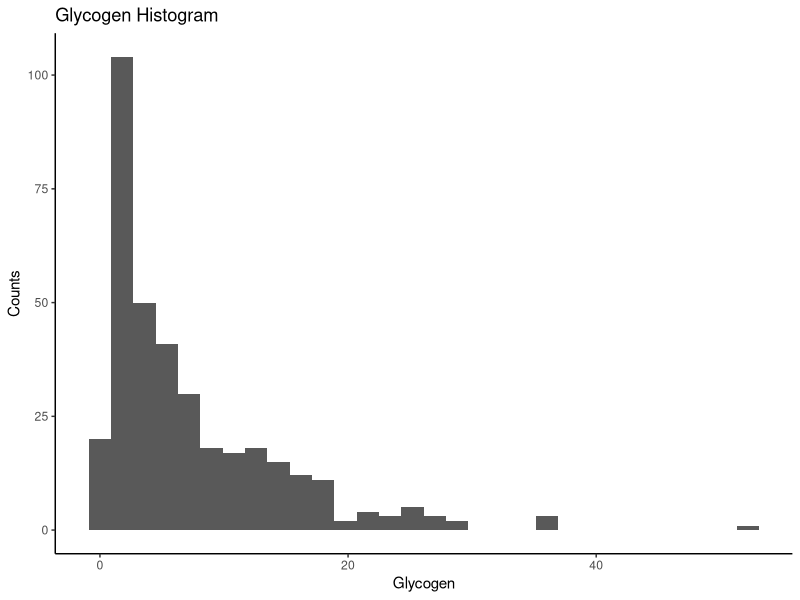
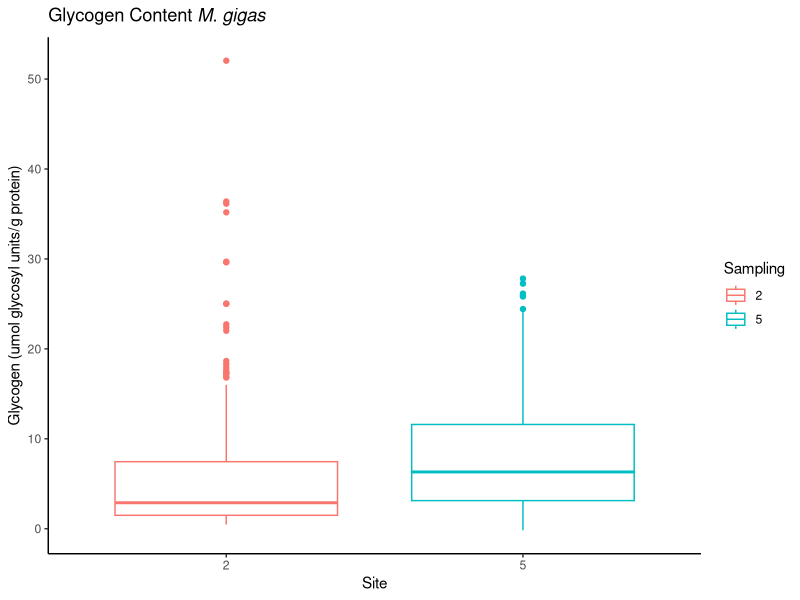
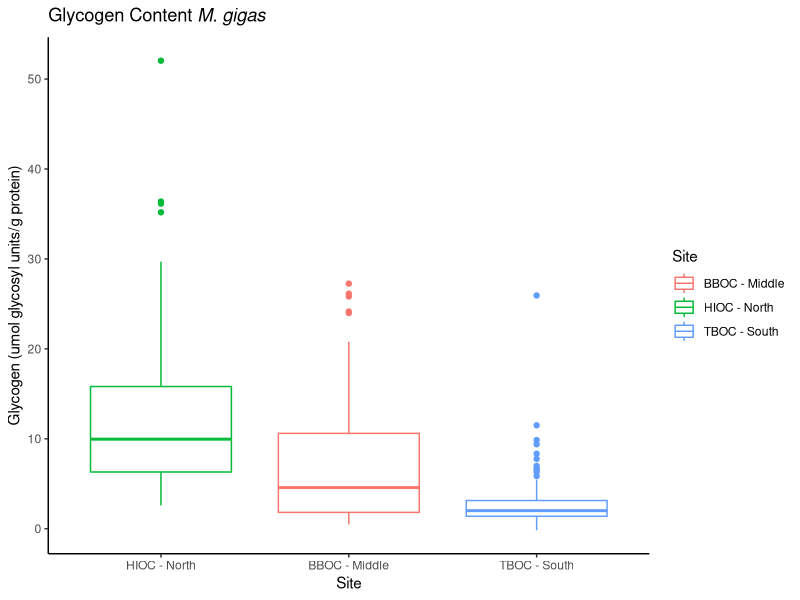
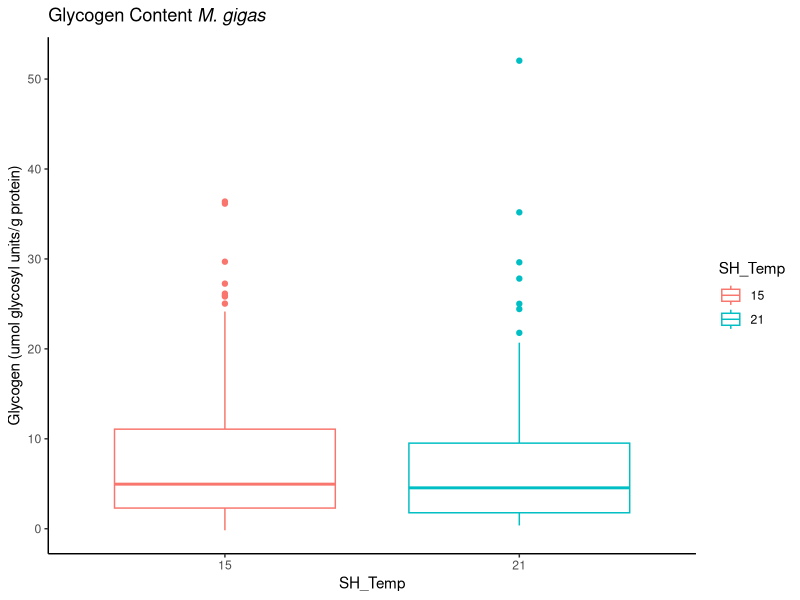
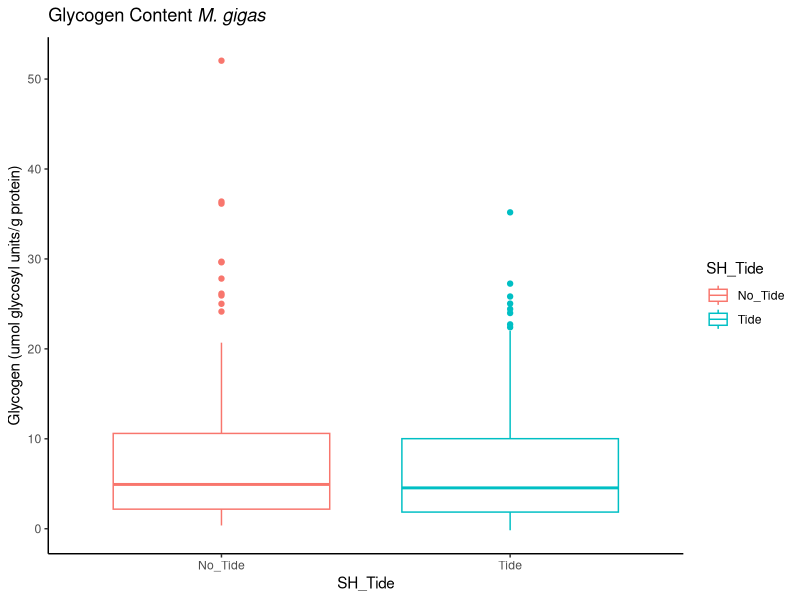
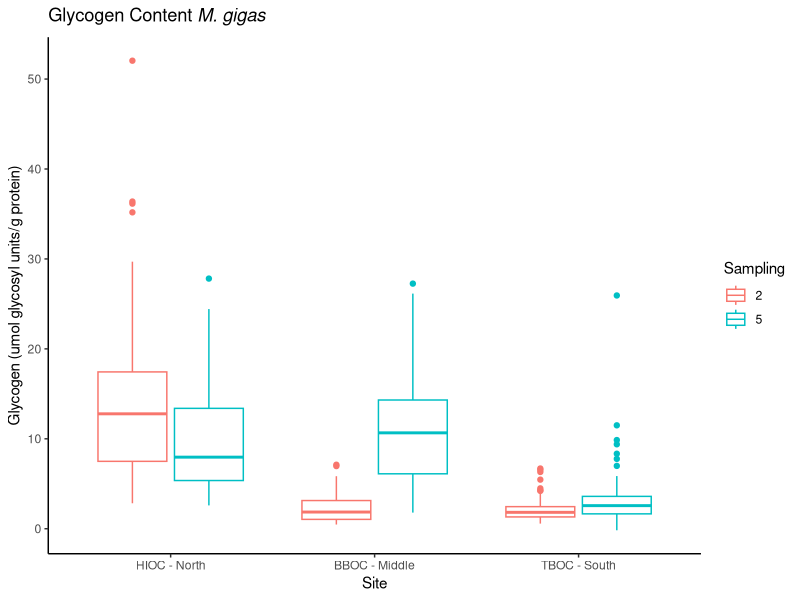
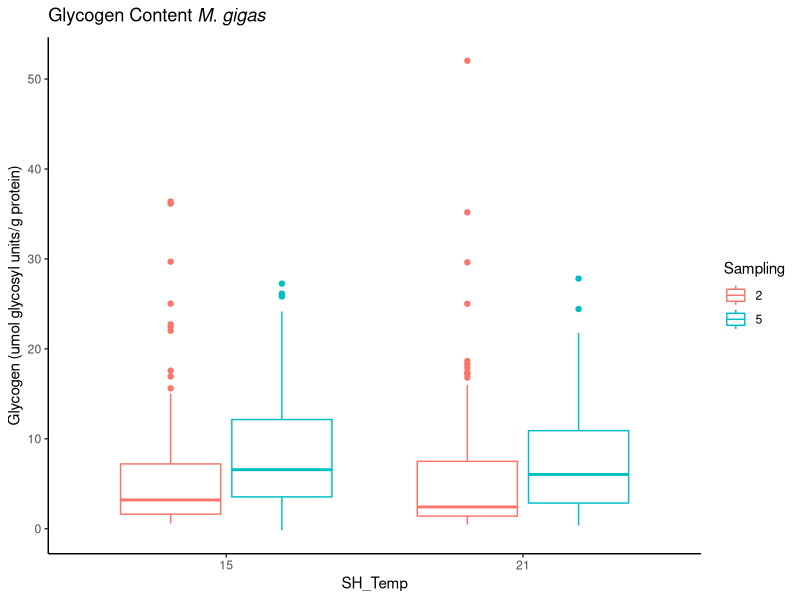
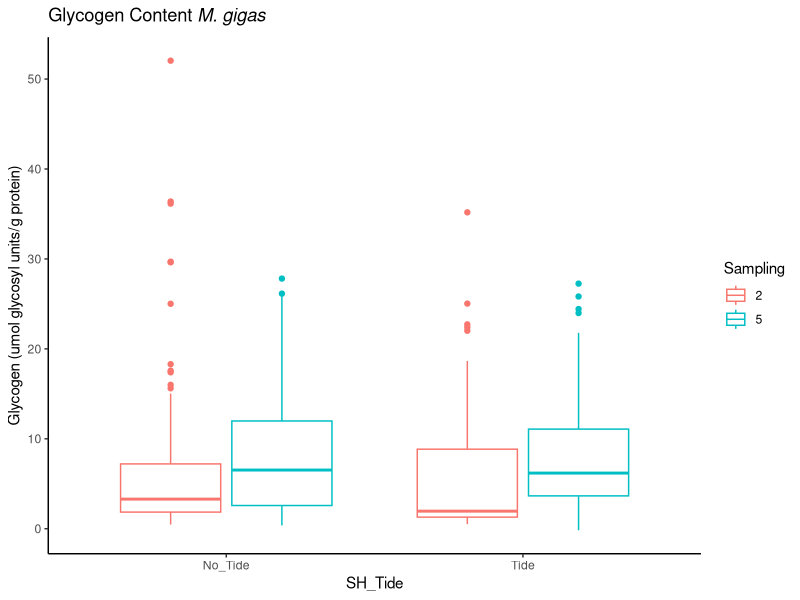

The R script that drew these images, in order: (Note: this script raises an error after producing the figures.)
########## 2022 Glucose & Glycogen ==============

### load libraries
library(tidyverse)

Gly <- read_csv("data/Glycogen/2022/Glycogen2022.csv")
glimpse(Gly)
summary(Gly)
tail(Gly)
View(Gly)

#### Omit NAs=========

#### now remove NAs from data sheet
colSums(is.na(Gly)) ## Glycogen content: 1

### Change data type
Gly$Sampling <- as.character(Gly$Sampling) ## make Sampling a character
is.character(Gly$Sampling) ## True

Gly$SH_Temp <- as.character(Gly$SH_Temp) ## make Sampling a character
is.character(Gly$SH_Temp) ## True


## omit Notes column which is all NAs / info
Gly2 <- Gly %>% 
  filter(!is.na(Glycogen)) # omit the 93 NAs in Glycogen
colSums(is.na(Gly2)) ## All NAs under Glycogen

#histogram of all glycogen
ggplot(Gly2, aes(Glycogen)) +
  geom_histogram() +
  theme_classic() +
  scale_fill_brewer(palette = "RdYlBu", direction = -1) +
  labs(title = "Glycogen Histogram",
       x = "Glycogen",
       y = "Counts")

HighGly <- filter(Gly2, Glycogen > 20)
nrow(HighGly) #23

#### Figures, Mean, SD, SE =====

#### No Grouping ====


AllStats <- Gly2 %>%
  summarize(
    MeanGly = mean(Glycogen),
    SD_Gly = sd(Glycogen),
    SE_Gly = SD_Gly/sqrt(n()))

AllStats

#### By Sampling ====

Sampling.Stats <- Gly2 %>%
  group_by(Sampling) %>% 
  summarize(
    MeanGly = mean(Glycogen),
    SD_Gly = sd(Glycogen),
    SE_Gly = SD_Gly/sqrt(n()))

Sampling.Stats

## plot
Plot.SamplingStats <- ggplot(Gly2, aes(x = Sampling, y = Glycogen, color = Sampling)) +
  geom_boxplot() +
  theme_classic() +
  #scale_fill_manual(values=c("#4575B4", "#FDAE61")) +
  labs(title=expression(paste("Glycogen Content ", italic("M. gigas"))), 
       x = "Site", 
       y = "Glycogen (umol glycosyl units/g protein)")

Plot.SamplingStats

#### By Site ====

Site.Stats <- Gly2 %>%
  group_by(Site) %>% 
  summarize(
    MeanGly = mean(Glycogen),
    SD_Gly = sd(Glycogen),
    SE_Gly = SD_Gly/sqrt(n()))

Site.Stats

## plot

Plot.Site <- ggplot(Gly2, aes(x = factor(Site, c("HIOC - North", "BBOC - Middle", "TBOC - South")), y = Glycogen, color = Site)) +
  geom_boxplot() +
  theme_classic() +
  #scale_fill_manual(values=c("#4575B4", "#FDAE61")) +
  labs(title=expression(paste("Glycogen Content ", italic("M. gigas"))), 
       x = "Site", 
       y = "Glycogen (umol glycosyl units/g protein)")

Plot.Site

#### By SH_Temp ====

SH_Temp.Stats <- Gly2 %>%
  group_by(SH_Temp) %>% 
  summarize(
    MeanGly = mean(Glycogen),
    SD_Gly = sd(Glycogen),
    SE_Gly = SD_Gly/sqrt(n()))

SH_Temp.Stats

## plot

Plot.SH_Temp <- ggplot(Gly2, aes(x = SH_Temp, y = Glycogen, color = SH_Temp)) +
  geom_boxplot() +
  theme_classic() +
  #scale_fill_manual(values=c("#4575B4", "#FDAE61")) +
  labs(title=expression(paste("Glycogen Content ", italic("M. gigas"))), 
       x = "SH_Temp", 
       y = "Glycogen (umol glycosyl units/g protein)")

Plot.SH_Temp


#### By SH_Tide ====

SH_Tide.Stats <- Gly2 %>%
  group_by(SH_Tide) %>% 
  summarize(
    MeanGly = mean(Glycogen),
    SD_Gly = sd(Glycogen),
    SE_Gly = SD_Gly/sqrt(n()))

SH_Tide.Stats

## plot

Plot.SH_Tide <- ggplot(Gly2, aes(x = SH_Tide, y = Glycogen, color = SH_Tide)) +
  geom_boxplot() +
  theme_classic() +
  #scale_fill_manual(values=c("#4575B4", "#FDAE61")) +
  labs(title=expression(paste("Glycogen Content ", italic("M. gigas"))), 
       x = "SH_Tide", 
       y = "Glycogen (umol glycosyl units/g protein)")

Plot.SH_Tide

#### By Sampling, Site ====

Sampling_Site.Stats <- Gly2 %>%
  group_by(Sampling, Site) %>% 
  summarize(
    MeanGly = mean(Glycogen),
    SD_Gly = sd(Glycogen),
    SE_Gly = SD_Gly/sqrt(n()))

Sampling_Site.Stats

## plot

Plot.Sampling_Site <- ggplot(Gly2, aes(x = factor(Site, c("HIOC - North", "BBOC - Middle", "TBOC - South")), y = Glycogen, color = Sampling)) +
  geom_boxplot() +
  theme_classic() +
  #scale_fill_manual(values=c("#4575B4", "#FDAE61")) +
  labs(title=expression(paste("Glycogen Content ", italic("M. gigas"))), 
       x = "Site", 
       y = "Glycogen (umol glycosyl units/g protein)")

Plot.Sampling_Site

#### By Sampling, SH_Temp ====

Sampling_Temp.Stats <- Gly2 %>%
  group_by(Sampling, SH_Temp) %>% 
  summarize(
    MeanGly = mean(Glycogen),
    SD_Gly = sd(Glycogen),
    SE_Gly = SD_Gly/sqrt(n()))

Sampling_Temp.Stats

## plot

Plot.Sampling_Temp <- ggplot(Gly2, aes(x = SH_Temp, y = Glycogen, color = Sampling)) +
  geom_boxplot() +
  theme_classic() +
  #scale_fill_manual(values=c("#4575B4", "#FDAE61")) +
  labs(title=expression(paste("Glycogen Content ", italic("M. gigas"))), 
       x = "SH_Temp", 
       y = "Glycogen (umol glycosyl units/g protein)")

Plot.Sampling_Temp


#### By Sampling, SH_Tide ====

Sampling_Tide.Stats <- Gly2 %>%
  group_by(Sampling, SH_Tide) %>% 
  summarize(
    MeanGly = mean(Glycogen),
    SD_Gly = sd(Glycogen),
    SE_Gly = SD_Gly/sqrt(n()))

Sampling_Tide.Stats

## plot

Plot.Sampling_Tide <- ggplot(Gly2, aes(x = SH_Tide, y = Glycogen, color = Sampling)) +
  geom_boxplot() +
  theme_classic() +
  #scale_fill_manual(values=c("#4575B4", "#FDAE61")) +
  labs(title=expression(paste("Glycogen Content ", italic("M. gigas"))), 
       x = "SH_Tide", 
       y = "Glycogen (umol glycosyl units/g protein)")

Plot.Sampling_Tide

#### By Site, SH_Temp ====

Site_Temp.Stats <- Gly2 %>%
  group_by(Site, SH_Temp) %>% 
  summarize(
    MeanGly = mean(Glycogen),
    SD_Gly = sd(Glycogen),
    SE_Gly = SD_Gly/sqrt(n()))

Site_Tide.Stats

## plot

Plot.Site_Temp <- ggplot(Gly2, aes(x = SH_Temp, y = Glycogen, color = factor(Site, c("HIOC - North", "BBOC - Middle", "TBOC - South")))) +
  geom_boxplot() +
  theme_classic() +
  #scale_fill_manual(values=c("#4575B4", "#FDAE61")) +
  labs(title=expression(paste("Glycogen Content ", italic("M. gigas"))), 
       x = "SH_Temp", 
       y = "Glycogen (umol glycosyl units/g protein)")

Plot.Site_Temp

#### By Site, SH_Tide ====

Site_Tide.Stats <- Gly2 %>%
  group_by(Site, SH_Tide) %>% 
  summarize(
    MeanGly = mean(Glycogen),
    SD_Gly = sd(Glycogen),
    SE_Gly = SD_Gly/sqrt(n()))

Site_Tide.Stats

## plot

Plot.Site_Tide <- ggplot(Gly2, aes(x = SH_Tide, y = Glycogen, color = factor(Site, c("HIOC - North", "BBOC - Middle", "TBOC - South")))) +
  geom_boxplot() +
  theme_classic() +
  #scale_fill_manual(values=c("#4575B4", "#FDAE61")) +
  labs(title=expression(paste("Glycogen Content ", italic("M. gigas"))), 
       x = "SH_Tide", 
       y = "Glycogen (umol glycosyl units/g protein)")

Plot.Site_Tide

#### SH_Temp, SH_Tide ====

Temp_Tide.Stats <- Gly2 %>%
  group_by(SH_Temp, SH_Tide) %>% 
  summarize(
    MeanGly = mean(Glycogen),
    SD_Gly = sd(Glycogen),
    SE_Gly = SD_Gly/sqrt(n()))

Temp_Tide.Stats

## plot

Plot.Temp_Tide <- ggplot(Gly2, aes(x = SH_Temp, y = Glycogen, color = SH_Tide)) +
  geom_boxplot() +
  theme_classic() +
  #scale_fill_manual(values=c("#4575B4", "#FDAE61")) +
  labs(title=expression(paste("Glycogen Content ", italic("M. gigas"))), 
       x = "SH_Temp", 
       y = "Glycogen (umol glycosyl units/g protein)")

Plot.Temp_Tide

#### Sampling, Site, SH_Temp ====

Sampling_Site_Temp.Stats <- Gly2 %>%
  group_by(Sampling, Site, SH_Temp) %>% 
  summarize(
    MeanGly = mean(Glycogen),
    SD_Gly = sd(Glycogen),
    SE_Gly = SD_Gly/sqrt(n()))

Sampling_Site_Temp.Stats

## plot

Plot.Sampling_Site_Temp <- ggplot(Gly2, aes(x = SH_Temp, y = Glycogen, color = factor(Site, c("HIOC - North", "BBOC - Middle", "TBOC - South")))) +
  facet_wrap(~Sampling) +
  geom_boxplot() +
  theme_classic() +
  #scale_fill_manual(values=c("#4575B4", "#FDAE61")) +
  labs(title=expression(paste("Glycogen Content ", italic("M. gigas"))), 
       x = "SH_Temp", 
       y = "Glycogen (umol glycosyl units/g protein)")

Plot.Sampling_Site_Temp

#### Sampling, Site, SH_Tide ====

Sampling_Site_Tide.Stats <- Gly2 %>%
  group_by(Sampling, Site, SH_Tide) %>% 
  summarize(
    MeanGly = mean(Glycogen),
    SD_Gly = sd(Glycogen),
    SE_Gly = SD_Gly/sqrt(n()))

Sampling_Site_Tide.Stats

## plot

Plot.Sampling_Site_Tide <- ggplot(Gly2, aes(x = SH_Tide, y = Glycogen, color = factor(Site, c("HIOC - North", "BBOC - Middle", "TBOC - South")))) +
  facet_wrap(~Sampling) +
  geom_boxplot() +
  theme_classic() +
  #scale_fill_manual(values=c("#4575B4", "#FDAE61")) +
  labs(title=expression(paste("Glycogen Content ", italic("M. gigas"))), 
       x = "SH_Tide", 
       y = "Glycogen (umol glycosyl units/g protein)")

Plot.Sampling_Site_Tide

#### Sampling, SH_Temp, SH_Tide ====

Sampling_Temp_Tide.Stats <- Gly2 %>%
  group_by(Sampling, SH_Temp, SH_Tide) %>% 
  summarize(
    MeanGly = mean(Glycogen),
    SD_Gly = sd(Glycogen),
    SE_Gly = SD_Gly/sqrt(n()))

Sampling_Temp_Tide.Stats

## plot

Plot.Sampling_Temp_Tide <- ggplot(Gly2, aes(x = SH_Temp, y = Glycogen, color = Sampling)) +
  facet_wrap(~SH_Tide) +
  geom_boxplot() +
  theme_classic() +
  #scale_fill_manual(values=c("#4575B4", "#FDAE61")) +
  labs(title=expression(paste("Glycogen Content ", italic("M. gigas"))), 
       x = "SH_Temp", 
       y = "Glycogen (umol glycosyl units/g protein)")

Plot.Sampling_Temp_Tide

#### Site, SH_Temp, SH_Tide ====

Site_Temp_Tide.Stats <- Gly2 %>%
  group_by(Site, SH_Temp, SH_Tide) %>% 
  summarize(
    MeanGly = mean(Glycogen),
    SD_Gly = sd(Glycogen),
    SE_Gly = SD_Gly/sqrt(n()))

Site_Temp_Tide.Stats

## plot

Plot.Site_Temp_Tide <- ggplot(Gly2, aes(x = SH_Temp, y = Glycogen, color = factor(Site, c("HIOC - North", "BBOC - Middle", "TBOC - South")))) +
  facet_wrap(~SH_Tide) +
  geom_boxplot() +
  theme_classic() +
  #scale_fill_manual(values=c("#4575B4", "#FDAE61")) +
  labs(title=expression(paste("Glycogen Content ", italic("M. gigas"))), 
       x = "SH_Temp", 
       y = "Glycogen (umol glycosyl units/g protein)")

Plot.Site_Temp_Tide



#### All Grouping: Sampling, Site, SH_Temp, SH_Tide ====

Stats_Samp_Site_Temp_Tide <- Gly2 %>%
  group_by(Sampling, Site, SH_Temp, SH_Tide) %>% 
  summarize(
    MeanGly = mean(Glycogen),
    SD_Gly = sd(Glycogen),
    SE_Gly = SD_Gly/sqrt(n()))

Stats_Samp_Site_Temp_Tide

## All Stats Plot

Plot.AllStats <- ggplot(Gly2, aes(x = factor(Site, c("HIOC - North", "BBOC - Middle", "TBOC - South")), y = Glycogen, color = Sampling)) +
  geom_boxplot() +
  facet_grid(SH_Temp ~ SH_Tide) +
  theme_classic() +
  #scale_fill_manual(values=c("#4575B4", "#FDAE61")) +
  labs(title=expression(paste("Glycogen Content ", italic("M. gigas"))), 
       x = "Site", 
       y = "Glycogen (umol glycosyl units/g protein)")

Plot.AllStats
